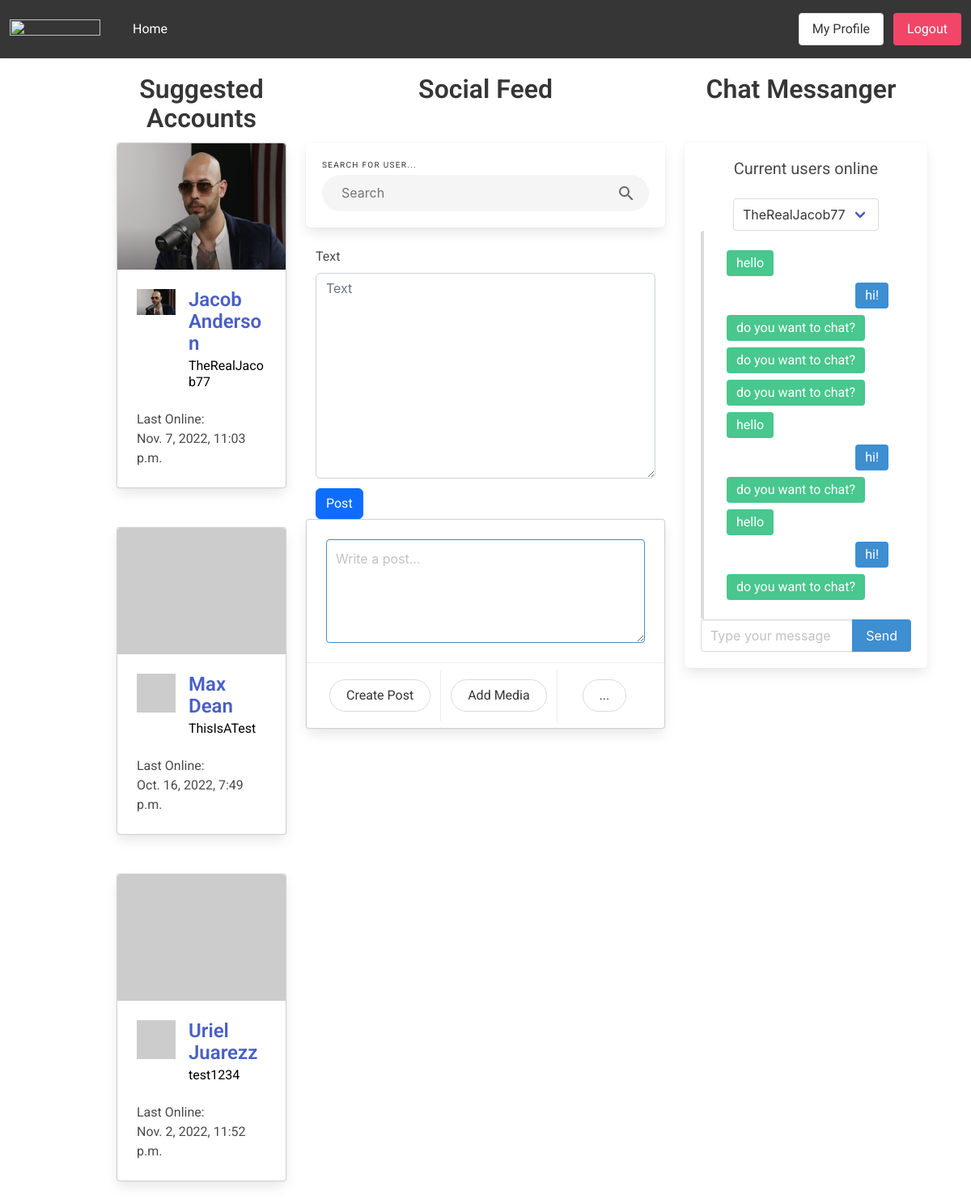
Before: / (signed in) with the older database file.
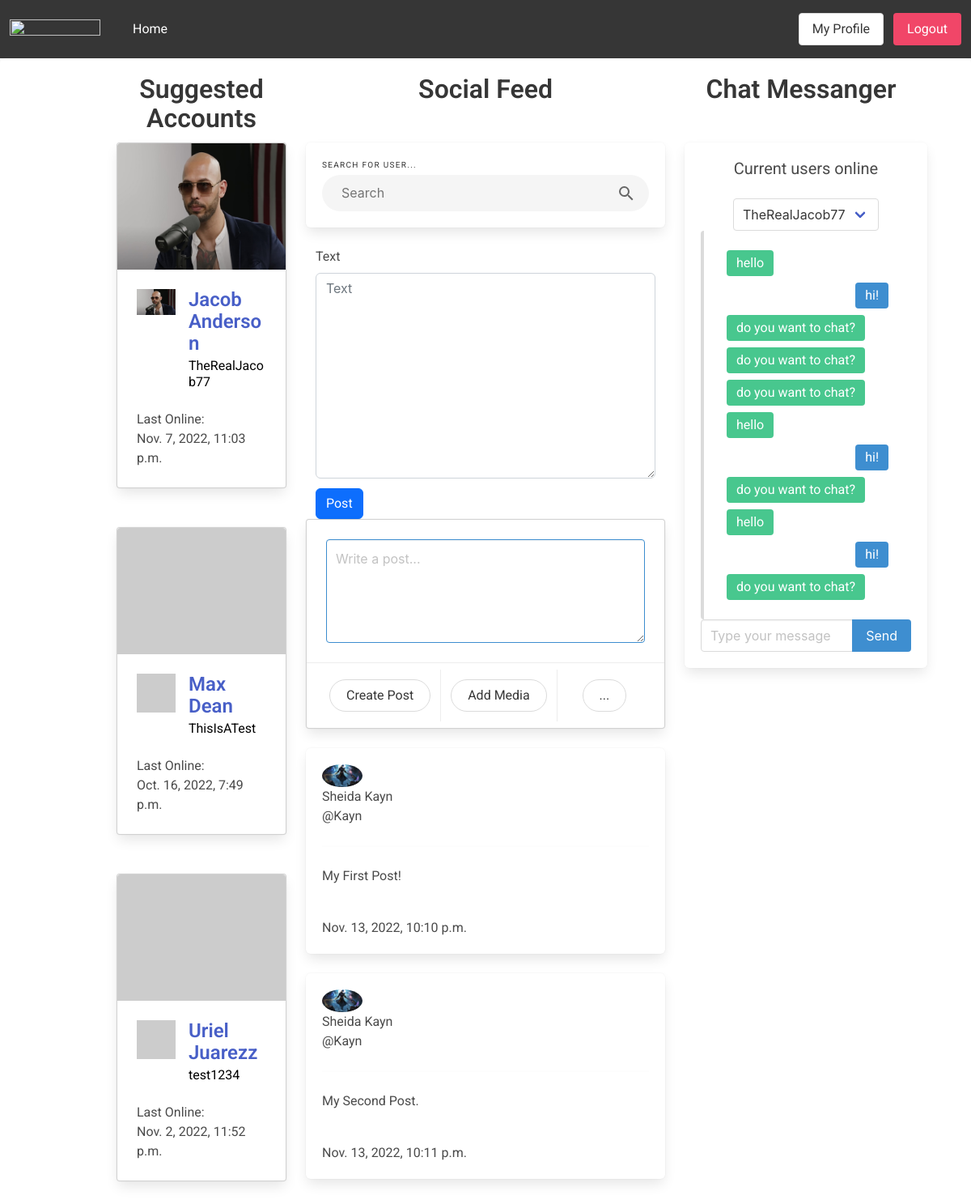
After: the same page with the newer database file.
### api/models.py (models this page shows, shortened)
class CustomUser(auth.models.AbstractUser, auth.models.PermissionsMixin):
    user_type_choices = (
        (0, 'Scout'),
        (1, 'Athlete'),
    )
    height_foot_options = (
        (4, '4'),
        (5, '5'),
        (6, '6'),
        (7, '7'),
    )
    height_inch_options = (
        (0, '0'),
        (1, '1'),
        (2, '2'),
        (3, '3'),
        (4, '4'),
        (5, '5'),
        (6, '6'),
        (7, '7'),
        (8, '8'),
        (9, '9'),
        (10, '10'),
        (11, '11'),
        (12, '12'),
    )
    weight_lb = models.IntegerField(default=140, blank=True)
    height_ft = models.IntegerField(choices=height_foot_options, default=5, blank=True)
    height_in = models.IntegerField(choices=height_inch_options, default=6, blank=True)
    school = models.CharField(max_length=128, blank=True)
    profile_pic = models.ImageField(null=True, blank=True)
    bio = models.TextField(null=True, blank=True, default="No biography")
    user_type = models.PositiveSmallIntegerField(null=True, choices=user_type_choices)
    def get_absolute_url(self):
        return reverse("api:user_detail_page", kwargs={"pk": self.pk})
    def __str__(self):
        return f"@{self.username}"

class Post(models.Model):
    author = models.ForeignKey(CustomUser, on_delete=models.CASCADE)
    text = models.TextField()
    create_date = models.DateTimeField(default=timezone.now)

### api/views.py (the view)
# urls.py: path('', views.home_page, name='home_page'),
def home_page(request):
    user_list = models.CustomUser.objects.all()
    posts = models.Post.objects.all()
    if request.method == 'POST':
        form = forms.PostForm(request.POST)
        if form.is_valid():
            form.instance.author = request.user
            form.save()
    else:
        form = forms.PostForm()
    context = {'user_list': user_list, 'posts':posts, 'form':form}
    return render(request, 'index.html', context)

### api/forms.py
class PostForm(ModelForm):
    class Meta:
        model = Post
        fields = ('text',)

### templates/index.html (shortened to what this page needs)
{% extends 'base.html' %}
{% load bootstrap5 %}
{% load static %}
{% block bodyblock %}
<link rel="stylesheet" href="{% static 'css/index.css' %}">
{% if user.is_authenticated %}
<div class="container">
    <div id="main-feed" class="container">
        <div id="activity-feed-header">
            <div class="columns" id="header-columns">
                <div class="column is-3 has-text-centered">
                    <h3 class="title is-3">Suggested Accounts</h3>
                </div>
                <div class="column is-6 has-text-centered">
                    <h3 class="title is-3">Social Feed</h3>
                </div>
                <div class="column is-4 has-text-centered">
                    <h3 class="title is-3">Chat Messanger</h3>
                </div>
            </div>
        </div>
        <div id="activity-feed">
            <div class="columns">
                <div class="column is-3" id="left-side-bar">
                    {% if user.user_type == 0 %}
                    {% comment %} Show Athletes if scout {% endcomment %}
                    {% for athlete in user_list %}
                    {% if athlete.user_type == 1 %}
                    <div class="card">
                        <div class="card-image">
                            <figure class="image is-4by3">
                                {% if athlete.profile_pic %}
                                <img class="profile-pic" src="{{ athlete.profile_pic.url }}" {% else %} <img
                                    class="profile-pic" src='https://via.placeholder.com/250'>
                                {% endif %}
                            </figure>
                        </div>
                        <div class="card-content">
                            <div class="media">
                                <div class="media-left">
                                    <figure class="image is-48x48">
                                        {% if athlete.profile_pic %}
                                        <img class="profile-pic" src="{{ athlete.profile_pic.url }}" {% else %} <img
                                            class="profile-pic" src='https://via.placeholder.com/250'>
                                        {% endif %}
                                    </figure>
                                </div>
                                <div class="media-content">
                                    <p class="title is-4" style="color: black;"><a
                                            href="user/{{athlete.pk}}/">{{athlete.first_name }}
                                            {{athlete.last_name}}</a></p>
                                    <p class="subtitle is-6" style="color: black;">{{ athlete.username }}</p>
                                </div>
                            </div>
                            <div class="content">
                                Last Online:
                                <br>
                                <time datetime="2016-1-1">{{ athlete.last_login }}</time>
                            </div>
                        </div>
                    </div>
                    <br></br>
                    {% endif %}
                    {% empty %}
                    <p>No athletes found</p>
                    {% endfor %}
                    {% elif user.user_type == 1 %}
                    {% for scout in user_list %}
                    {% if scout.user_type == 0 %}
                    <div class="card">
                        <div class="card-image">
                            <figure class="image is-4by3">
                                {% if scout.profile_pic %}
                                <img class="profile-pic" src="{{ scout.profile_pic.url }}" {% else %} <img
                                    class="profile-pic" src='https://via.placeholder.com/250'>
                                {% endif %}
                            </figure>
                        </div>
                        <div class="card-content">
                            <div class="media">
                                <div class="media-left">
                                    <figure class="image is-48x48">
                                        {% if scout.profile_pic %}
                                        <img class="profile-pic" src="{{ scout.profile_pic.url }}" {% else %} <img
                                            class="profile-pic" src='https://via.placeholder.com/250'>
                                        {% endif %}
                                    </figure>
                                </div>
                                <div class="media-content">
                                    <p class="title is-4" style="color: black;"><a
                                            href="user/{{scout.pk}}/">{{scout.first_name }} {{scout.last_name }}</a></p>
                                    <p class="subtitle is-6" style="color: black;">{{ scout.username }}</p>
                                </div>
                            </div>
                            <div class="content">
                                Last Online:
                                <br>
                                <time datetime="2016-1-1">{{ scout.last_login }}</time>
                            </div>
                        </div>
                    </div>
                    <br></br>
                    {%endif%}
                    {% empty %}
                    <p>No scouts found</p>
                    {% endfor %}
                    {% endif %}
                    <br>
                </div>
                <div class="column is-6" id="social-feed-columns">
                    <div class="box">
                        <div class="label">Search for user...</div>
                            <form method='POST' action="{% url 'api:search_results' %}">
                                <div class="searchBar">
                                    <input id="searchQueryInput" type="text" name="searchQueryInput" placeholder="Search"value=""></input>
                                    <button id="searchQuerySubmit" type="submit" name="searchQuerySubmit">
                                    </button>
                            </form>
                        </div>
                    </div>
                    <div class='container'>
                        <form method="post" enctype="multipart/form-data">
                            {% bootstrap_form form %}
                            <input type="submit" value="Post" class="btn btn-primary">
                        </form>
                    </div>
                    <div class="card">
                        <div class="card-content">
                            <textarea class="textarea is-info" placeholder="Write a post..."></textarea>
                        </div>
                        <footer class="card-footer">
                            <div class="card-footer-item">
                                <div class="button is-rounded">Create Post</div>
                            </div>
                            <div class="card-footer-item">
                                <div class="button is-rounded">Add Media</div>
                            </div>
                            <div class="card-footer-item">
                                <div class="button is-rounded">...</div>
                            </div>
                        </footer>
                    </div>
                    <br>
                    {% for post in posts %}
                    <div class="box message-preview">
                        <div class="top">
                            {% if post.author.profile_pic %}
                            <div class="avatar"><img src="{{ post.author.profile_pic.url }}"
                                    style="max-width: 50px; border-radius: 50%;">
                                </div>
                            {% else %}
                            <div class="avatar"><img src='https://via.placeholder.com/250'
                                style="max-width: 50px; border-radius: 50%;">
                            </div>
                            {% endif %}
                            <div class="address">
                                <div>{{post.author.first_name}} {{post.author.last_name}}</div>
                                <div>{{post.author}}</div>
                            </div>
                            <hr>
                            <div class="content">
                                <p>{{post.text}}</p><br>
                                <p>{{post.create_date}}</p>
                            </div>
                        </div>
                    </div>
                    {% endfor %}
                </div>
                <div class="column is-4">
                    <div class="box follow-scroll" style = "position: fixed; width: 25%;">
                        <div class="message-head has-text-centered">
                            <div>
                                <div class="subtitle">Current users online</div>
                                <div class="select">
                                    <select>
                                        {% for user in user_list %}
                                        <option value="{{ user.id }}">{{ user.username }}</option>
                                        {% endfor %}
                                    </select>
                                </div>
                            </div>
                        </div>
                        <div class="message-body">
                            <div style="width: 100%;">
                                <p style="padding: 0.25em; text-align: left; overflow-wrap: normal;"><span
                                        class="tag is-medium is-success">hello</span></p>
                                <p style="padding: 0.25em; text-align: right; overflow-wrap: normal;"><span
                                        class="tag is-medium is-info">hi!</span></p>
                                <p style="padding: 0.25em; text-align: left; overflow-wrap: normal;"><span
                                        class="tag is-medium is-success">do you want to chat?</span></p>
                                <p style="padding: 0.25em; text-align: left; overflow-wrap: normal;"><span
                                        class="tag is-medium is-success">do you want to chat?</span></p>
                                <p style="padding: 0.25em; text-align: left; overflow-wrap: normal;"><span
                                        class="tag is-medium is-success">do you want to chat?</span></p>
                                <p style="padding: 0.25em; text-align: left; overflow-wrap: normal;"><span
                                        class="tag is-medium is-success">hello</span></p>
                                <p style="padding: 0.25em; text-align: right; overflow-wrap: normal;"><span
                                        class="tag is-medium is-info">hi!</span></p>
                                <p style="padding: 0.25em; text-align: left; overflow-wrap: normal;"><span
                                        class="tag is-medium is-success">do you want to chat?</span></p>
                                <p style="padding: 0.25em; text-align: left; overflow-wrap: normal;"><span
                                        class="tag is-medium is-success">hello</span></p>
                                <p style="padding: 0.25em; text-align: right; overflow-wrap: normal;"><span
                                        class="tag is-medium is-info">hi!</span></p>
                                <p style="padding: 0.25em; text-align: left; overflow-wrap: normal;"><span
                                        class="tag is-medium is-success">do you want to chat?</span></p>
                            </div>
                        </div>
                        <div class="message-foot">
                            <div class="field has-addons">
                                <div class="control is-expanded"><input type="text" class="input" name="userInput"
                                        placeholder="Type your message"></div>
                                <div class="control"><button class="button is-info">Send</button></div>
                            </div>
                        </div>
                    </div>
                </div>
            </div>
        </div>
    </div>
    {% endif %}
</div>
{% endblock bodyblock %}

### templates/base.html (shortened to what this page needs)
<!DOCTYPE html>
{% load static %}
<html lang="en">
<head>
  <link href="https://cdn.jsdelivr.net/npm/bootstrap@5.2.1/dist/css/bootstrap.min.css" rel="stylesheet">
  <link rel="stylesheet" href="{% static 'css/master.css' %}">
  <link rel="stylesheet" href="https://cdn.jsdelivr.net/npm/bulma@0.9.4/css/bulma.min.css">
  <link rel="stylesheet" href="https://raw.githubusercontent.com/FortAwesome/Font-Awesome/6.x/css/fontawesome.css">
</head>
<body>
  <nav class="navbar is-dark" role="navigation" aria-label="main navigation">
    <div class="navbar-brand">
      <a class="navbar-item">
        <img src="https://brand.fiu.edu/_assets/images/fiu-logo.png" width="112" height="28">
      </a>
    </div>
    <div id="navbarBasicExample" class="navbar-menu">
      <div class="navbar-start">
        <a class="navbar-item" href="{% url 'api:home_page' %}">
          Home
        </a>
      </div>
    </div>
    <div class="navbar-end">
      <div class="navbar-item">
        {% if user.is_authenticated %}
        <div class="field is-grouped">
          <p class="control">
            <a class="button" href="{{ user.get_absolute_url }}">
              My Profile
            </a>
          </p>
          <p class="control">
            <a class="button is-danger" href="{% url 'api:logout_page' %}">
              Logout
            </a>
          </p>
        </div>
        {% endif %}
      </div>
    </div>
  </nav>
  <div class="box is-full-desktop">
    {% block bodyblock %}
    {% endblock bodyblock %}
</body>
</html>

### static/css/index.css (style rules this page uses)
body { font-family: 'Roboto', Arial, sans-serif; }
.label { font-size: .625rem; font-weight: 400; text-transform: uppercase; letter-spacing: +1.3px; margin-bottom: 1rem; }
.searchBar { width: 100%; display: flex; flex-direction: row; align-items: center; }
#searchQueryInput { width: 100%; height: 2.8rem; background: #f5f5f5; outline: none; border: none; border-radius: 1.625rem; padding: 0 3.5rem 0 1.5rem; font-size: 1rem; }
#searchQuerySubmit { width: 3.5rem; height: 2.8rem; margin-left: -3.5rem; background: none; border: none; outline: none; }

Changed rows visible on the page:
added Post: author.profile_pic (picture), author.first_name "Sheida", author.last_name "Kayn", author "@Kayn", text "My First Post!", create_date "Nov. 13, 2022, 10:10 p.m."
added Post: author.profile_pic (picture), author.first_name "Sheida", author.last_name "Kayn", author "@Kayn", text "My Second Post.", create_date "Nov. 13, 2022, 10:11 p.m."
